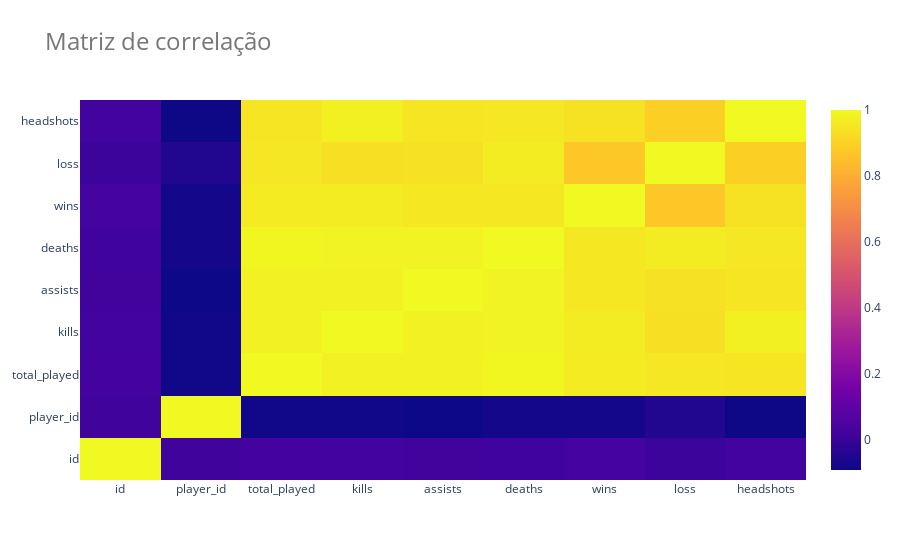

The notebook cell this image was saved under:
### Code cell
corrArr = df2.corr()
fig = go.Figure(data=go.Heatmap(z=corrArr, x=corrArr.columns, y=corrArr.columns))
fig.update_layout(
    title={
        'text':'Matriz de correlação',
        'font':dict(size=24, color="#777779")
    })
fig.show()

### Figure 1 — Plotly figure (JSON) as saved in the notebook; plotly's stock layout.template omitted (floating-point values rounded to 4 significant figures)
{"data": [{"type": "heatmap", "x": ["id", "player_id", "total_played", "kills", "assists", "deaths", "wins", "loss", "headshots"], "y": ["id", "player_id", "total_played", "kills", "assists", "deaths", "wins", "loss", "headshots"], "z": [[1, 0.01804, 0.02742, 0.02495, 0.02136, 0.01876, 0.02832, 0.008718, 0.02362], [0.01804, 1, -0.08372, -0.08368, -0.09051, -0.076, -0.07479, -0.04705, -0.08877], [0.02742, -0.08372, 1, 0.9823, 0.979, 0.9916, 0.9631, 0.9547, 0.9479], [0.02495, -0.08368, 0.9823, 1, 0.9796, 0.9845, 0.9665, 0.9333, 0.9759], [0.02136, -0.09051, 0.979, 0.9796, 1, 0.9862, 0.9569, 0.937, 0.9492], [0.01876, -0.076, 0.9916, 0.9845, 0.9862, 1, 0.9559, 0.9671, 0.9532], [0.02832, -0.07479, 0.9631, 0.9665, 0.9569, 0.9559, 1, 0.8727, 0.9397], [0.008718, -0.04705, 0.9547, 0.9333, 0.937, 0.9671, 0.8727, 1, 0.8927], [0.02362, -0.08877, 0.9479, 0.9759, 0.9492, 0.9532, 0.9397, 0.8927, 1]]}], "layout": {"title": {"font": {"color": "#777779", "size": 24}, "text": "Matriz de correlação"}}}
